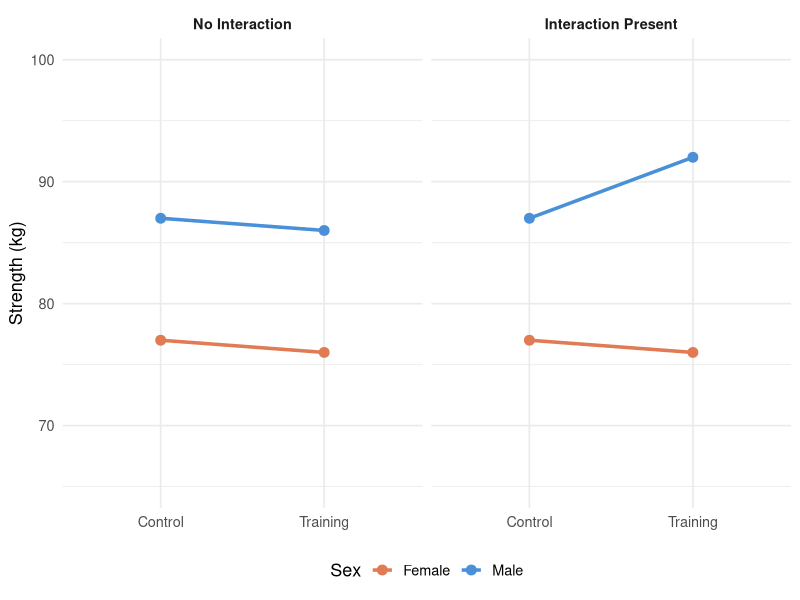
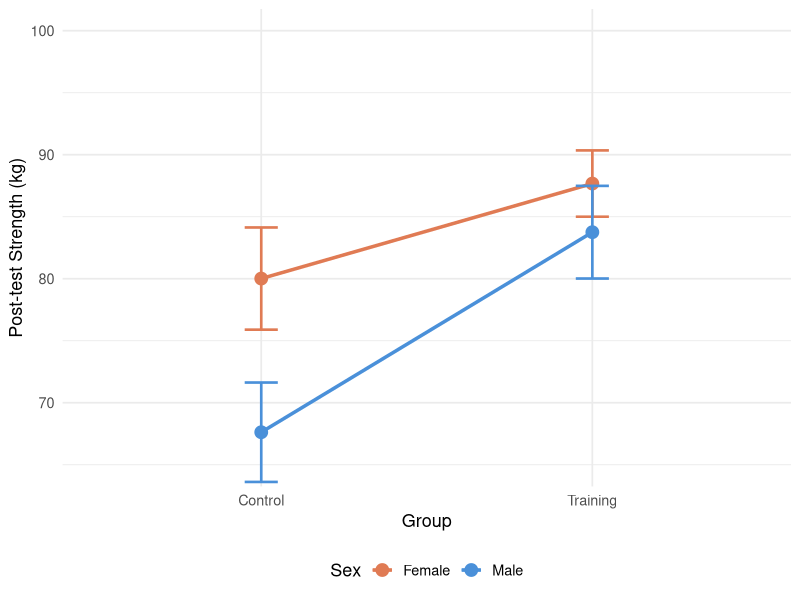
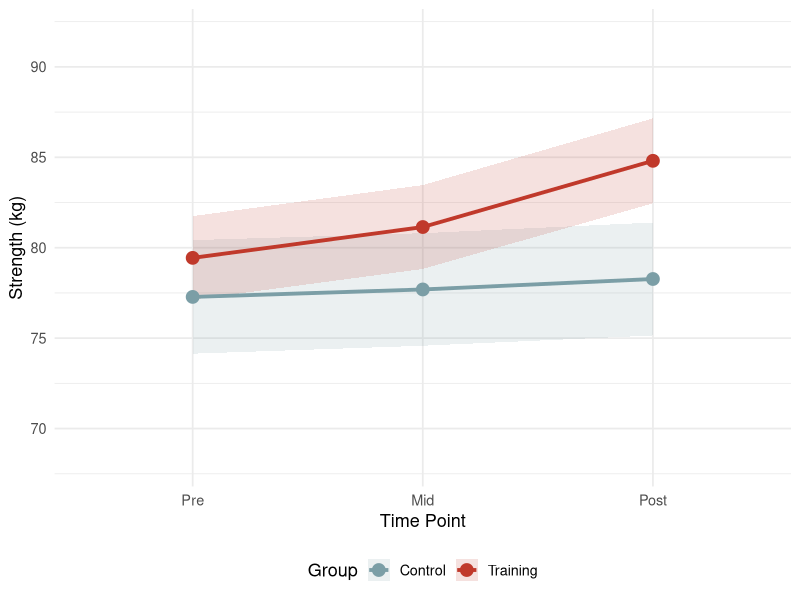

The R script that drew these images, in order:
## ---- chunk 1
#| label: fig-interaction-schematic
#| fig-cap: "Schematic interaction plots. **No Interaction (left)**: Parallel lines indicate that the Group effect is the same for both sexes. **Interaction Present (right)**: Non-parallel lines indicate that the Group effect is larger for male than female participants."
#| code-fold: true
#| warning: false
#| message: false

library(ggplot2)
library(dplyr)

set.seed(42)

# Combine both scenarios into a single data frame for faceting
d_schematic <- data.frame(
  Scenario = rep(c("No Interaction", "Interaction Present"), each = 4),
  Group    = rep(rep(c("Control", "Training"), each = 2), 2),
  Sex      = rep(rep(c("Female", "Male"), 2), 2),
  Mean     = c(77, 87, 76, 86,   # no interaction: parallel lines
               77, 87, 76, 92)   # interaction: lines diverge for Male
)

d_schematic$Scenario <- factor(d_schematic$Scenario,
                                levels = c("No Interaction", "Interaction Present"))
d_schematic$Group    <- factor(d_schematic$Group, levels = c("Control", "Training"))

ggplot(d_schematic, aes(x = Group, y = Mean, group = Sex, color = Sex)) +
  geom_line(linewidth = 1.2) +
  geom_point(size = 3) +
  scale_color_manual(values = c("Female" = "#E07B54", "Male" = "#4A90D9"),
                     name = "Sex") +
  facet_wrap(~ Scenario) +
  coord_cartesian(ylim = c(65, 100)) +
  labs(x = NULL, y = "Strength (kg)") +
  theme_minimal(base_size = 13) +
  theme(legend.position = "bottom",
        strip.text = element_text(face = "bold"))
## ---- chunk 2
#| label: fig-factorial-interaction
#| fig-cap: "Post-test strength (kg) by Sex and Training Group. Error bars represent ± 1 standard error. Parallel lines confirm the absence of a statistically significant interaction: both male and female participants show similar training benefits."
#| code-fold: true
#| warning: false
#| message: false

library(ggplot2)
library(dplyr)

set.seed(42)

# Simulated data matching core_session.csv post-test values
n_fc <- 21; n_ft <- 12; n_mc <- 9; n_mt <- 18

df_between <- data.frame(
  sex   = c(rep("Female",n_fc+n_ft), rep("Male",n_mc+n_mt)),
  group = c(rep("Control",n_fc), rep("Training",n_ft),
            rep("Control",n_mc), rep("Training",n_mt)),
  strength = c(
    rnorm(n_fc, 77.54, 14.70),
    rnorm(n_ft, 87.18,  8.21),
    rnorm(n_mc, 76.22, 12.92),
    rnorm(n_mt, 83.64, 14.72)
  )
)

summary_df <- df_between %>%
  group_by(sex, group) %>%
  summarise(M = mean(strength), SE = sd(strength)/sqrt(n()), .groups = "drop")

ggplot(summary_df, aes(x = group, y = M, group = sex, color = sex)) +
  geom_line(linewidth = 1.2) +
  geom_point(size = 4) +
  geom_errorbar(aes(ymin = M - SE, ymax = M + SE), width = 0.10, linewidth = 0.9) +
  scale_color_manual(values = c("Female" = "#E07B54", "Male" = "#4A90D9"),
                     name = "Sex") +
  scale_x_discrete(labels = c("Control", "Training")) +
  labs(x = "Group", y = "Post-test Strength (kg)") +
  coord_cartesian(ylim = c(65, 100)) +
  theme_minimal(base_size = 13) +
  theme(legend.position = "bottom")
## ---- chunk 3
#| label: fig-mixed-interaction
#| fig-cap: "Strength (kg) across time by training group. Error bars represent ± 1 standard error of the mean. The diverging trajectories constitute the significant Group × Time interaction: the training group shows progressive strength gains while the control group remains essentially unchanged."
#| code-fold: true
#| warning: false
#| message: false

library(ggplot2)
library(dplyr)

set.seed(42)

n <- 30
id <- 1:n

# Simulate correlated within-subject data matching real means/SDs
pre_ctrl  <- rnorm(n, 76.34, 13.70)
mid_ctrl  <- pre_ctrl + rnorm(n, 0.51, 0.80)
post_ctrl <- pre_ctrl + rnorm(n, 0.80, 1.00)

pre_train  <- rnorm(n, 79.67, 12.26)
mid_train  <- pre_train + rnorm(n, 2.02, 1.20)
post_train <- pre_train + rnorm(n, 5.39, 1.40)

df_long <- data.frame(
  id       = rep(1:(2*n), each = 3),
  group    = rep(c(rep("Control",n), rep("Training",n)), each = 3),
  time     = rep(c("Pre","Mid","Post"), 2*n),
  strength = c(rbind(pre_ctrl, mid_ctrl, post_ctrl),
               rbind(pre_train, mid_train, post_train))
)

df_long$time <- factor(df_long$time, levels = c("Pre","Mid","Post"))

summary_df <- df_long %>%
  group_by(group, time) %>%
  summarise(M  = mean(strength),
            SE = sd(strength)/sqrt(n()),
            .groups = "drop")

ggplot(summary_df, aes(x = time, y = M, group = group,
                       color = group, fill = group)) +
  geom_ribbon(aes(ymin = M - SE, ymax = M + SE), alpha = 0.15, color = NA) +
  geom_line(linewidth = 1.3) +
  geom_point(size = 4) +
  scale_color_manual(values = c("Control" = "#7B9EA6", "Training" = "#C0392B"),
                     name = "Group") +
  scale_fill_manual(values  = c("Control" = "#7B9EA6", "Training" = "#C0392B"),
                    name = "Group") +
  labs(x = "Time Point", y = "Strength (kg)") +
  coord_cartesian(ylim = c(68, 92)) +
  theme_minimal(base_size = 13) +
  theme(legend.position = "bottom")
